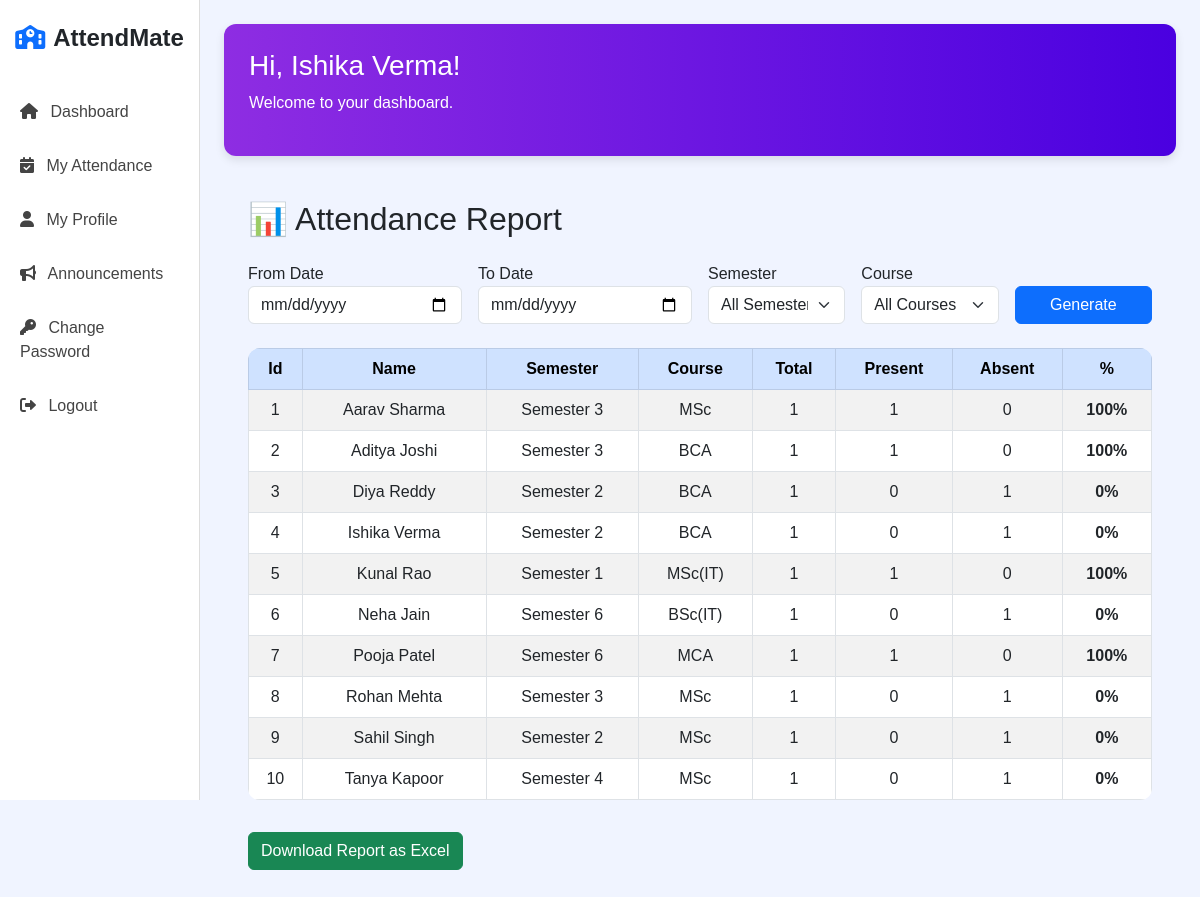
The page /admin/Attendance_Reports.php (signed in) on the database its author committed.
### tables this page shows
CREATE TABLE `users` (
    `id` INT AUTO_INCREMENT PRIMARY KEY,
    `name` VARCHAR(100) NOT NULL,
    `email` VARCHAR(100) UNIQUE NOT NULL,
    `password` VARCHAR(100) NOT NULL,
    `role` VARCHAR(20) NOT NULL DEFAULT 'user',
    `course` VARCHAR(50),
    `semester` VARCHAR(50)
  );

### admin/Attendance_Reports.php (the view, shortened to what this page needs)
<?php
include '../header.php';
require_once '../db.php';
$from_date = $_GET['from_date'] ?? '';
$to_date = $_GET['to_date'] ?? '';
$query = "SELECT u.id, u.name, u.semester, u.course,
            COUNT(a.id) AS total_days,
            SUM(CASE WHEN a.status = 'Present' THEN 1 ELSE 0 END) AS present_days,
            SUM(CASE WHEN a.status = 'Absent' THEN 1 ELSE 0 END) AS absent_days
        FROM users u
        LEFT JOIN attendance a ON u.id = a.user_id";
$where = " WHERE u.role = 'user' ";
$query .= $where . " GROUP BY u.id ORDER BY u.name ASC";
$result = mysqli_query($conn, $query);
?>
<div class="dashboard-header">
    <h3>Hi, <?php echo htmlspecialchars($user); ?>!</h3>
    <p>Welcome to your dashboard.</p>
</div>
<div class="main-content p-4">
    <h2 class="text-xl font-semibold mb-4">📊 Attendance Report</h2>
    <form method="GET" class="row g-3 mb-4">
        <div class="col-md-3">
            <label>From Date</label>
            <input type="date" name="from_date" class="form-control" value="<?= $from_date ?>">
        </div>
        <div class="col-md-3">
            <label>To Date</label>
            <input type="date" name="to_date" class="form-control" value="<?= $to_date ?>">
        </div>
        <div class="col-md-2">
            <label>Semester</label>
            <select name="semester" class="form-select">
                <option value="">All Semesters</option>
            </select>
        </div>
        <div class="col-md-2">
            <label>Course</label>
            <select name="course" class="form-select">
                <option value="">All Courses</option>
            </select>
        </div>
        <div class="col-md-2 d-flex align-items-end">
            <button type="submit" class="btn btn-primary w-100">Generate</button>
        </div>
    </form>
    <div class="table-responsive">
        <table class="table table-bordered table-striped">
            <thead class="table-primary">
                <tr>
                    <th>Id</th>
                    <th>Name</th>
                    <th>Semester</th>
                    <th>Course</th>
                    <th>Total</th>
                    <th>Present</th>
                    <th>Absent</th>
                    <th>%</th>
                </tr>
            </thead>
            <tbody>
                <?php if (mysqli_num_rows($result) > 0): ?>
                    <?php $i = 1;
                    while ($row = mysqli_fetch_assoc($result)):
                        $percentage = ($row['total_days'] > 0)
                            ? round(($row['present_days'] / $row['total_days']) * 100, 2)
                            : 0;
                    ?>
                        <tr>
                            <td><?= $i++ ?></td>
                            <td><?= $row['name'] ?></td>
                            <td><?= $row['semester'] ?></td>
                            <td><?= $row['course'] ?></td>
                            <td><?= $row['total_days'] ?></td>
                            <td><?= $row['present_days'] ?></td>
                            <td><?= $row['absent_days'] ?></td>
                            <td><strong><?= $percentage ?>%</strong></td>
                        </tr>
                    <?php endwhile; ?>
                <?php else: ?>
                    <tr>
                        <td colspan="8" class="text-center text-danger">No data found.</td>
                    </tr>
                <?php endif; ?>
            </tbody>
        </table>
        <form method="GET" action="export_attendance_excel.php" target="_blank">
            <button type="submit" class="btn btn-success mt-3">Download Report as Excel</button>
        </form>
    </div>
</div>
<?php include '../footer.php'; ?>

### CSS/dashboard.css (style rules this page uses)
body { background: #f0f4ff; font-family: "Poppins", sans-serif; margin: 0; padding: 0; }
.dashboard-header { background: linear-gradient(to right, #8e2de2, #4a00e0); color: white; border-radius: 12px; padding: 25px; margin-bottom: 20px; box-shadow: 0 4px 10px rgba(0, 0, 0, 0.1); transition: transform 0.3s ease, box-shadow 0.3s ease; }
table { border-radius: 12px; overflow: hidden; background: white; width: 100%; table-layout: auto; transition: transform 0.3s ease; }
th, td { text-align: center; padding: 10px; }
th { background: #6c63ff; color: white; }
.btn, .list-group-item { transition: transform 0.3s ease, box-shadow 0.3s ease; }

### rows shown on the page
users: name "Aarav Sharma", semester "Semester 3", course "MSc", total_days "1", present_days "1", absent_days "0", percentage "100"
users: name "Aditya Joshi", semester "Semester 3", course "BCA", total_days "1", present_days "1", absent_days "0", percentage "100"
users: name "Diya Reddy", semester "Semester 2", course "BCA", total_days "1", present_days "0", absent_days "1", percentage "0"
users: name "Ishika Verma", semester "Semester 2", course "BCA", total_days "1", present_days "0", absent_days "1", percentage "0"
users: name "Kunal Rao", semester "Semester 1", course "MSc(IT)", total_days "1", present_days "1", absent_days "0", percentage "100"
users: name "Neha Jain", semester "Semester 6", course "BSc(IT)", total_days "1", present_days "0", absent_days "1", percentage "0"
users: name "Pooja Patel", semester "Semester 6", course "MCA", total_days "1", present_days "1", absent_days "0", percentage "100"
users: name "Rohan Mehta", semester "Semester 3", course "MSc", total_days "1", present_days "0", absent_days "1", percentage "0"
users: name "Sahil Singh", semester "Semester 2", course "MSc", total_days "1", present_days "0", absent_days "1", percentage "0"
users: name "Tanya Kapoor", semester "Semester 4", course "MSc", total_days "1", present_days "0", absent_days "1", percentage "0"

### other values the page prints
$user "Ishika Verma"
